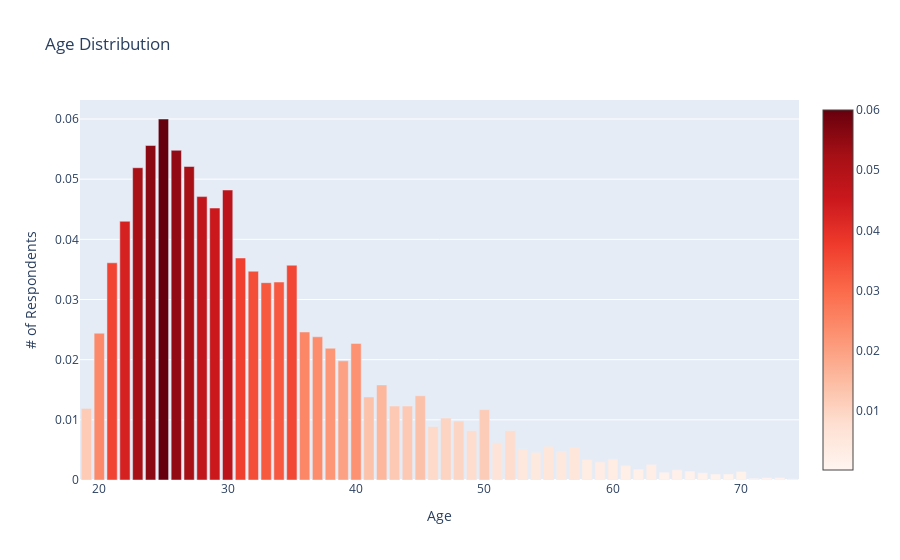

The notebook cell this image was saved under:
### Markdown cell above
**Age Distribution in 2017 (left) vs 2018 (right):**

* 18-21: **7.2% - 12.7%**
* 22-24: **14.9% - 21.5%**
* 25-29: **25.9% - 25.8%**
* 30-34: **18.5% - 15.8%**
* 35-39: **12.6% - 9.4%**
* 40-44: **7.7% - 5.7%**
* 44+: **12.9% - 8.4%**

### Code cell
# Subsetting for age greater than 18 but less than 75
mulchrep = mulchrep[(mulchrep['Age'] < 75) & (mulchrep['Age'] > 18)]
# Getting the relative frequency of age 
age = round(mulchrep['Age'].value_counts(normalize=True), 4)

# Plotting a Bar Chart to display the Age Distribution
trace = go.Bar(
    x=age.index,
    y=age.values,
    marker=dict(
        color=age.values,
        colorscale='Reds',
        showscale=True
    )
)

data = [trace]
layout = go.Layout(title='Age Distribution', 
                   yaxis = dict(title = '# of Respondents'))

fig = go.Figure(data=data, layout=layout)
fig['layout']['xaxis'].update(dict(title='Age',
                                   tickfont = dict(size = 12)))
po.iplot(fig)

### Figure 1 — Plotly figure (JSON) as saved in the notebook; plotly's stock layout.template omitted (floating-point values rounded to 4 significant figures)
{"data": [{"marker": {"color": [0.06, 0.0556, 0.0548, 0.0521, 0.0519, 0.0482, 0.0471, 0.0452, 0.043, 0.0369, 0.0361, 0.0357, 0.0347, 0.0329, 0.0328, 0.0246, 0.0244, 0.0238, 0.0227, 0.0219, 0.0198, 0.0158, 0.014, 0.0138, 0.0123, 0.0123, 0.0119, 0.0117, 0.0103, 0.0098, 0.0089, 0.0082, 0.0082, 0.0062, 0.0056, 0.0054, 0.0051, 0.0047, 0.0046, 0.0035, 0.0034, 0.003, 0.0026, 0.0024, 0.0018, 0.0017, 0.0015, 0.0014, 0.0013, 0.0012, 0.001, 0.001, 0.0004, 0.0004, 0.0003, 0.0002], "colorscale": [[0, "rgb(255,245,240)"], [0.125, "rgb(254,224,210)"], [0.25, "rgb(252,187,161)"], [0.375, "rgb(252,146,114)"], [0.5, "rgb(251,106,74)"], [0.625, "rgb(239,59,44)"], [0.75, "rgb(203,24,29)"], [0.875, "rgb(165,15,21)"], [1, "rgb(103,0,13)"]], "showscale": true}, "type": "bar", "x": [25, 24, 26, 27, 23, 30, 28, 29, 22, 31, 21, 35, 32, 34, 33, 36, 20, 37, 40, 38, 39, 42, 45, 41, 44, 43, 19, 50, 47, 48, 46, 52, 49, 51, 55, 57, 53, 56, 54, 60, 58, 59, 63, 61, 62, 65, 66, 70, 64, 67, 68, 69, 72, 73, 71, 74], "y": [0.06, 0.0556, 0.0548, 0.0521, 0.0519, 0.0482, 0.0471, 0.0452, 0.043, 0.0369, 0.0361, 0.0357, 0.0347, 0.0329, 0.0328, 0.0246, 0.0244, 0.0238, 0.0227, 0.0219, 0.0198, 0.0158, 0.014, 0.0138, 0.0123, 0.0123, 0.0119, 0.0117, 0.0103, 0.0098, 0.0089, 0.0082, 0.0082, 0.0062, 0.0056, 0.0054, 0.0051, 0.0047, 0.0046, 0.0035, 0.0034, 0.003, 0.0026, 0.0024, 0.0018, 0.0017, 0.0015, 0.0014, 0.0013, 0.0012, 0.001, 0.001, 0.0004, 0.0004, 0.0003, 0.0002]}], "layout": {"title": {"text": "Age Distribution"}, "xaxis": {"tickfont": {"size": 12}, "title": {"text": "Age"}}, "yaxis": {"title": {"text": "# of Respondents"}}}}
